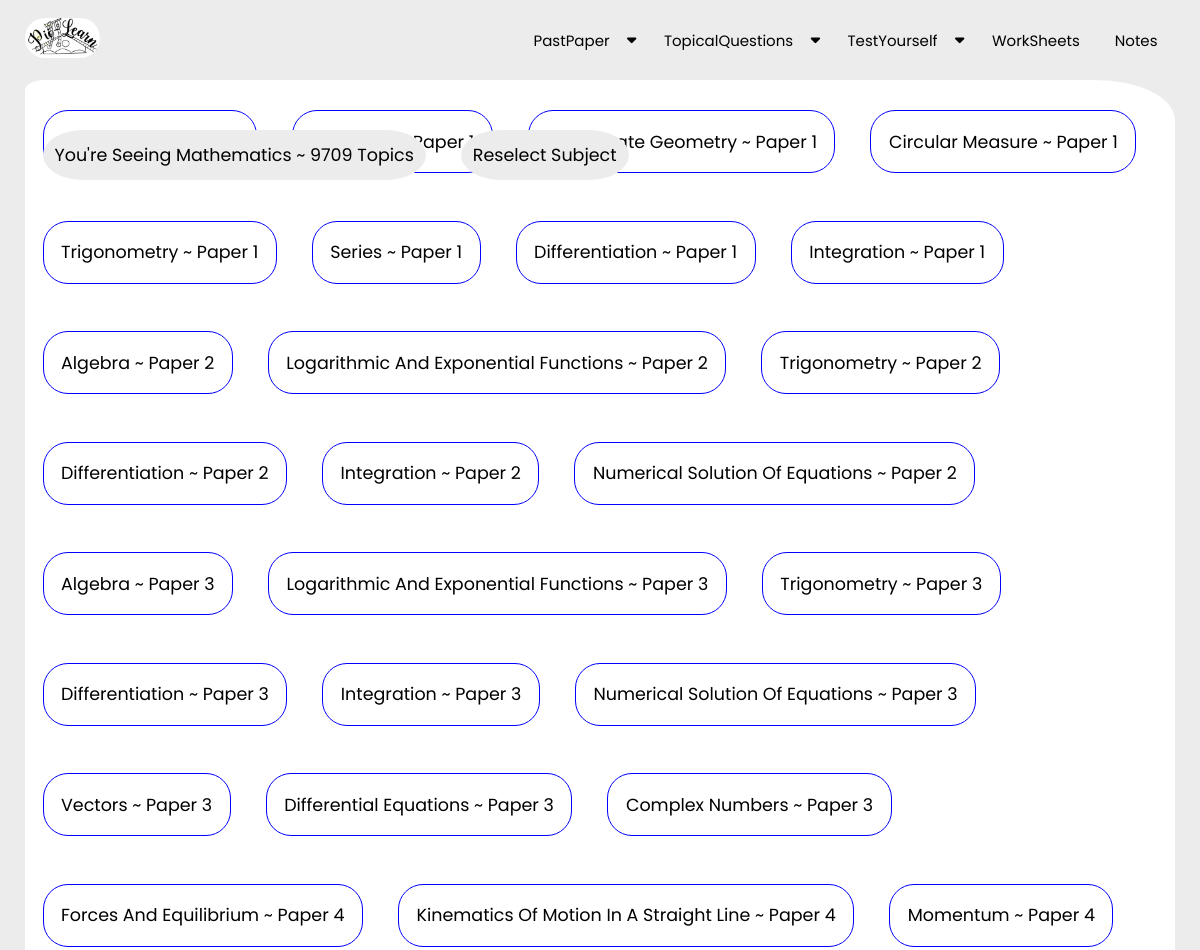
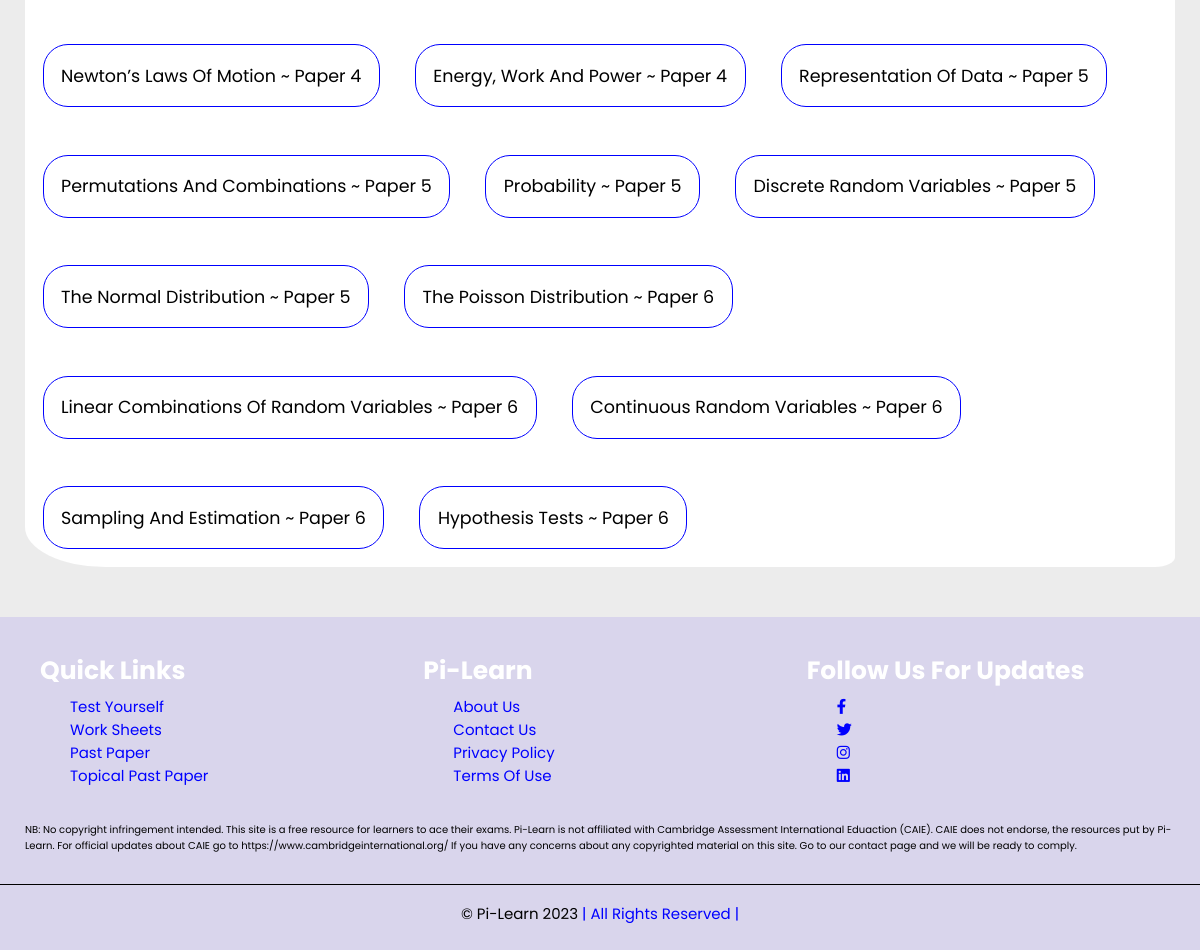
The page /topicalpastpaper/Cambridge As and A levels/Mathematics ~ 9709 on the database its author committed (2 pictures, top to bottom).
### examsolution/models.py (models this page shows, shortened)
class website_pics(models.Model):
    website_logo = models.ImageField(null=True,upload_to='WesbitePics')

class Subject(models.Model):
    exam_board_key = models.ForeignKey(ExamBoard, on_delete=models.CASCADE)
    subject = models.CharField(max_length=200)

class BoardSubTopic(models.Model):
    subject_key = models.ForeignKey(Subject, on_delete=models.CASCADE, null='False')
    paper_num_key = models.ForeignKey(Paper, on_delete=models.CASCADE, null='False')
    topic = models.CharField(max_length=200)

class Paper(models.Model):
    paper_num = models.IntegerField()
    def __str__(self):
        return str(self.paper_num)

### examsolution/views.py (the view)
# urls.py: path('topicalpastpaper/<exam_board>/<subject_selected>', views.topics_topical_past_paper, name='topics_topical_past_paper'),
def topics_topical_past_paper(request,exam_board,subject_selected):
    website_logo = website_pics.objects.get(id=1)
    topic_paper_list = BoardSubTopic.objects.filter(subject_key__subject=subject_selected)
    context = {
        'subject_selected':subject_selected,
        'topic_paper_list':topic_paper_list,
        'exam_board' : exam_board,
        'website_logo':website_logo,
    }
    return render(request,"examsolution/topics_topical_past_paper.html",context)

### examsolution/templates/examsolution/topics_topical_past_paper.html (shortened to what this page needs)
{% extends 'examsolution/base.html' %}
{% load static %}
{% block content %}
<section class="topics">
{% if topic_paper_list %}
    <div class="panel_heading">
        <p>You're seeing {{subject_selected}} topics</p>
        <a href="{% url 'examsolution:subject_topical_past_paper' exam_board %}">Reselect subject</a>
    </div>
    {% for topic in topic_paper_list %}
        <a class="topic" href="{% url 'examsolution:view_topical_past_paper' exam_board subject_selected topic.id %}">{{topic.topic}} ~ Paper {{topic.paper_num_key}}</a>
    {% endfor %}
{% else %}
    <div class="panel_heading">
        <p>{{subject_selected}} topical questions <strong>Coming Soon!</strong></p>
        <a href="{% url 'examsolution:subject_topical_past_paper' exam_board %}">Reselect subject</a>
    </div>
{% endif %}
</section>
{% endblock content %}

### examsolution/templates/examsolution/base.html (shortened to what this page needs)
<!DOCTYPE html>
{% load static %}
<html lang="en">
<head>
    <link rel="stylesheet" href="https://cdnjs.cloudflare.com/ajax/libs/font-awesome/6.3.0/css/all.min.css" />
    <link rel="stylesheet" href="{% static 'examsolution/css/style.css' %}">
    <link rel="stylesheet" href="https://cdn.jsdelivr.net/npm/swiper@9/swiper-bundle.min.css"/>
</head>
<body>
    <section class="header">
        <nav class="menu_bar">
            <a class="logo" href=" {% url 'examsolution:home' %} "><img src="{% static website_logo.website_logo %}"  alt="" style="max-height:40px" id="website_logo"></a>
            <ul class="nav-menu">
                <li><a href=" {% url 'examsolution:past_papers' %}">PastPaper  <i class="fas fa-caret-down" id="drop-4"></i></a>
                </li>
                <li><a href=" {% url 'examsolution:topical_past_paper' %}">TopicalQuestions  <i class="fas fa-caret-down" id="drop-2"></i></a>
                </li>
                <li><a href=" {% url 'examsolution:test_yourself' %} ">TestYourself  <i class="fas fa-caret-down" id="drop-3"></i></a>
                </li>
                <li><a href=" {% url 'examsolution:worksheets' %} ">WorkSheets</a></li>
                <li><a href=" {% url 'examsolution:notes' %} ">Notes</a></li>
            </ul>
        </nav>
    </section>
    {% block content %}{% endblock content %}
    <section class="footer">
        <div class="box-container">
            <div class="box">
                <h3>Quick Links</h3>
                <a href="#">Test Yourself</a>
                <br>
                <a href="#">Work Sheets</a>
                <br>
                <a href="#">Past Paper</a>
                <br>
                <a href="#">Topical Past Paper</a>
                <br>
            </div>
            <div class="box">
                <h3>Pi-Learn</h3>
                <a href="{% url 'examsolution:about_us' %}">About us</a>
                <br>
                <a href="{% url 'examsolution:contact_us' %}">Contact us</a>
                <br>
                <a href="{% url 'examsolution:privacy' %}">Privacy Policy</a>
                <br>
                <a href="{% url 'examsolution:terms_of_use' %}">terms of use</a>
                <br>
            </div>
            <div class="box">
                <h3>follow us for updates</h3>
                <a href="#"><i class="fab fa-facebook-f"></i></a>
                <br>
                <a href="#"><i class="fab fa-twitter"></i></a>
                <br>
                <a href="#"><i class="fab fa-instagram"></i></a>
                <br>
                <a href="#"><i class="fab fa-linkedin"></i></a>
                <br>
            </div>
        </div>
        <div class="disclaimer">
            <p>
                NB: No copyright infringement intended. This site is a free resource for learners
                to ace their exams. Pi-Learn is not affiliated with Cambridge Assessment International Eduaction (CAIE).
                CAIE does not endorse, the resources put by Pi-Learn. For official updates about CAIE go to https://www.cambridgeinternational.org/
                If you have any concerns about any copyrighted material on this site. Go to our contact page
                and we will be ready to comply.
            </p>
        </div>
        <div class="copy_right"> &copy Pi-Learn 2023 <span>| all rights reserved |</span></div>
    </section>
</body>
</html>

### examsolution/static/examsolution/css/style.css (style rules this page uses)
:root { --main-color: #ececec; --black: #222; --white: #fff; --light--black: #777; --dark-bg: #eee; --border: .1rem solid var(--black); --box-shadow: 0 .5rem 1rem rgba(20, 16, 20, 1); --text-shadow: 0 1.5rem 3rem rgba(0,0,0,.3); }
* { font-family: 'Poppins', sans-serif; margin: 0; padding: 0; box-sizing: border-box; outline: none; border: none; text-decoration: none; text-transform: capitalize; }
html { font-size: 62.5%; overflow-x: hidden; background-color: var(--main-color); }
.header { top: 0; left: 0; right: 0; z-index: 1000; position:fixed; }
.menu_bar { background-color: var(--main-color); height: 80px; width: 100%; display: flex; align-items: center; justify-content: space-between; padding: 0 2.5rem; }
.menu_bar a img#website_logo { border-radius: 2rem; }
.menu_bar ul { list-style: none; display: flex; }
.menu_bar ul li { padding: 10px 10px; position: relative; }
.menu_bar ul li a { color: black; text-decoration: none; font-size: 1.5rem; background-color: white hidden; padding: .75rem; border-radius: 2.5rem hidden; transition: all 0.6s; }
.fas { float: right; margin-left: 10px; padding-top: 3px; }
.exam_boards, .subjects, .topics,.no_question_answer { overflow: auto; margin-top: 8rem; margin-bottom: 5rem; margin-left: 2.5rem; margin-right: 2.5rem; border-radius: 2rem 8rem 2rem 8rem / 1rem 4rem 1rem 4rem; -moz-border-radius:2rem 8rem 2rem 8rem / 1rem 4rem 1rem 4rem; -webkit-border-radius:2rem 8rem 2rem 8rem / 1rem 4rem 1rem 4rem; background-color: var(--white); padding-bottom: auto; }
.subjects .subject, .topics .topic { color: black; background-color: white; font-size: 1.75rem; border: solid blue 1px; margin: 1.75rem; margin-top: 3rem; padding: 1.75rem; border-radius: 2.5rem; float: left; }
.topics .panel_heading,.subjects .panel_heading,.no_question_answer .panel_heading { display: flex; justify-content: space-between; align-items: center; position: fixed; z-index:10; margin-top: 5rem; }
.subjects .panel_heading p,.subjects .panel_heading a,.topics .panel_heading p, .topics .panel_heading a,.no_question_answer .panel_heading a,.no_question_answer .panel_heading p { border-top-right-radius: 8rem 5rem; border-bottom-right-radius: 8rem 5rem; border-bottom-left-radius: 8rem 5rem; border-top-left-radius: 8rem 5rem; padding: 1.2rem; font-size: 1.75rem; color: black; background-color: var(--main-color); margin-left: 1.75rem; margin-right: 1.75rem; }
.footer { background-size: cover; background-position: center; background-color: rgba(93, 63, 228, 0.133); }
.footer .box-container { margin-bottom: 2.5rem; margin-left: 2.5rem; margin-right: 2.5rem; display:grid; grid-template-columns: repeat(auto-fit,minmax(25rem,1fr)); }
.footer .box-container .box { margin-top: 2.5rem; margin-left: 0.5rem; padding: 1rem; }
.footer .box-container .box h3 { color: var(--white); font-size: 2.5rem; padding-bottom: 0.5rem; }
.footer .box-container .box a { color: blue; font-size: 1.5rem; padding-bottom: 1rem; }
.footer .box-container .box a { color: blue; margin-left: 3rem; }
.footer .disclaimer { margin-left: 2.5rem; margin-right: 2.5rem; }
.footer .disclaimer p { font-size: 1rem; text-transform: none; }
.footer .copy_right { text-align: center; padding-top: 1.75rem; margin-top: 3rem; padding-bottom: 2.5rem; border-top: .1rem solid black; font-size: 1.5rem; color: black; }
.footer .copy_right span { color: blue; }

### rows shown on the page
website_pics: website_logo (picture)
Subject: subject "Mathematics ~ 9709"
BoardSubTopic: topic "Coordinate Geometry", paper_num_key "1"
BoardSubTopic: topic "Circular Measure", paper_num_key "1"
BoardSubTopic: topic "Trigonometry", paper_num_key "1"
BoardSubTopic: topic "Series", paper_num_key "1"
BoardSubTopic: topic "Differentiation", paper_num_key "1"
BoardSubTopic: topic "Integration", paper_num_key "1"
BoardSubTopic: topic "Algebra", paper_num_key "2"
BoardSubTopic: topic "Logarithmic And Exponential Functions", paper_num_key "2"
BoardSubTopic: topic "Trigonometry", paper_num_key "2"
BoardSubTopic: topic "Differentiation", paper_num_key "2"
BoardSubTopic: topic "Integration", paper_num_key "2"
BoardSubTopic: topic "Numerical Solution Of Equations", paper_num_key "2"
BoardSubTopic: topic "Algebra", paper_num_key "3"
BoardSubTopic: topic "Logarithmic And Exponential Functions", paper_num_key "3"
BoardSubTopic: topic "Trigonometry", paper_num_key "3"
BoardSubTopic: topic "Differentiation", paper_num_key "3"
BoardSubTopic: topic "Integration", paper_num_key "3"
BoardSubTopic: topic "Numerical Solution Of Equations", paper_num_key "3"
BoardSubTopic: topic "Vectors", paper_num_key "3"
BoardSubTopic: topic "Differential Equations", paper_num_key "3"
BoardSubTopic: topic "Complex Numbers", paper_num_key "3"
BoardSubTopic: topic "Forces And Equilibrium", paper_num_key "4"
BoardSubTopic: topic "Kinematics Of Motion In A Straight Line", paper_num_key "4"
BoardSubTopic: topic "Momentum", paper_num_key "4"
BoardSubTopic: topic "Newton’s Laws Of Motion", paper_num_key "4"
BoardSubTopic: topic "Energy, Work And Power", paper_num_key "4"
BoardSubTopic: topic "Representation Of Data", paper_num_key "5"
BoardSubTopic: topic "Permutations And Combinations", paper_num_key "5"
BoardSubTopic: topic "Probability", paper_num_key "5"
BoardSubTopic: topic "Discrete Random Variables", paper_num_key "5"
BoardSubTopic: topic "The Normal Distribution", paper_num_key "5"
BoardSubTopic: topic "The Poisson Distribution", paper_num_key "6"
BoardSubTopic: topic "Linear Combinations Of Random Variables", paper_num_key "6"
BoardSubTopic: topic "Continuous Random Variables", paper_num_key "6"
BoardSubTopic: topic "Sampling And Estimation", paper_num_key "6"
BoardSubTopic: topic "Hypothesis Tests", paper_num_key "6"
